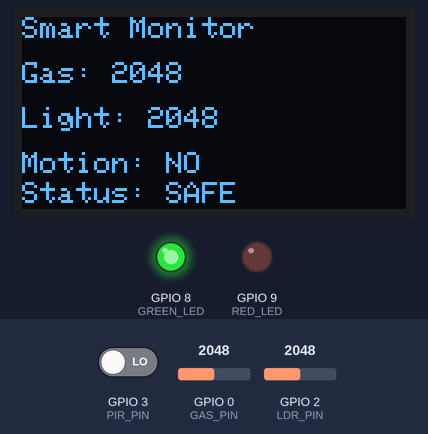
Simulated run of this sketch. Board: ESP32-S3. Shown: 128×64 one-colour display, output pins drawn as LEDs (lit = HIGH). The test bench sets the inputs (shaded band); at power-on: GPIO 0 (GAS_PIN) = 2048, GPIO 3 (PIR_PIN) LOW, GPIO 2 (LDR_PIN) = 2048. What the sketch prints to the serial monitor is not drawn.

Above: at 1.8 s.
1.9 s: GPIO 0 (GAS_PIN) set to 2428
At 3.0 s:
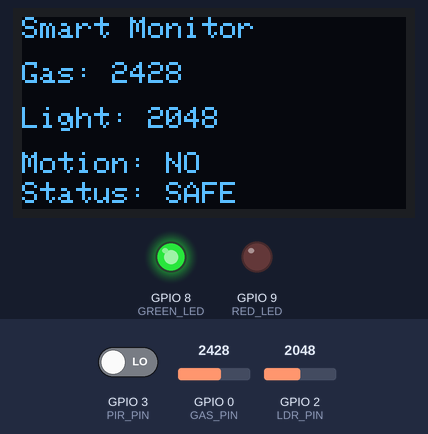
3.6 s: GPIO 0 (GAS_PIN) set to 2562
At 5.3 s:
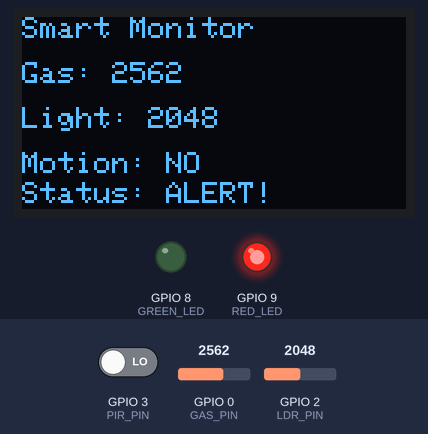
5.6 s: GPIO 3 (PIR_PIN) driven HIGH
At 7.1 s:
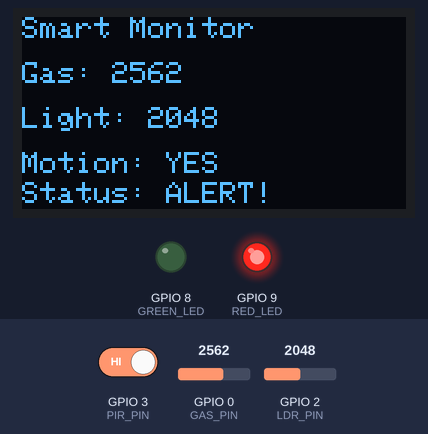
7.7 s: GPIO 2 (LDR_PIN) set to 2540
At 9.5 s:
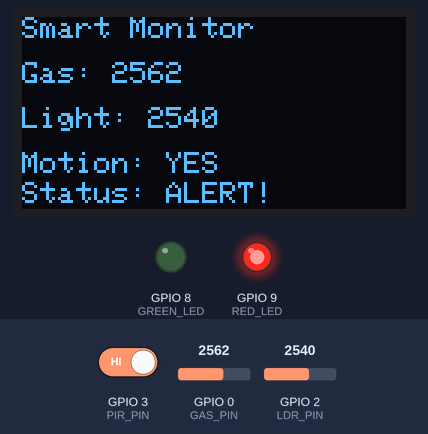
9.8 s: GPIO 2 (LDR_PIN) set to 2460
At 11.2 s:
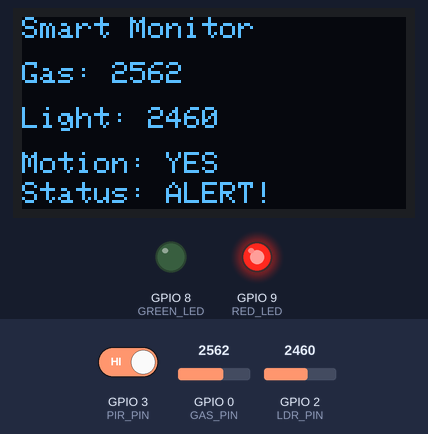
11.8 s: GPIO 3 (PIR_PIN) driven LOW
At 13.9 s:
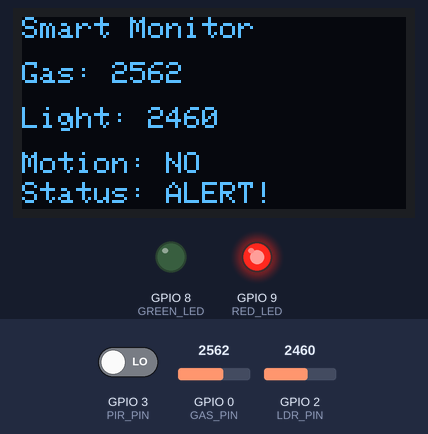
Timing chart, 0 to 14.9 s (numbered marks = the images above; inputs shaded):
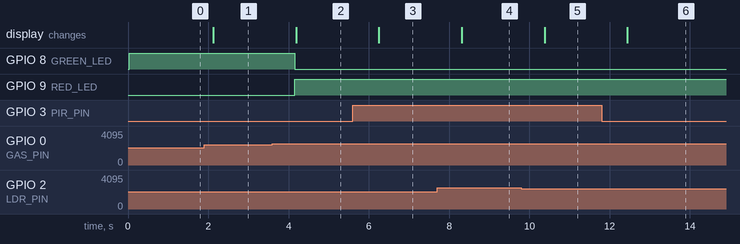

The sketch:

smart_farm_monitoring.ino
```cpp
#include <Wire.h>
#include <Adafruit_GFX.h>
#include <Adafruit_SSD1306.h>

// OLED settings
#define SCREEN_WIDTH 128
#define SCREEN_HEIGHT 64
#define OLED_SDA 4
#define OLED_SCL 5
#define OLED_ADDR 0x3C

Adafruit_SSD1306 display(SCREEN_WIDTH, SCREEN_HEIGHT, &Wire, -1);

// Pins
#define GAS_PIN 0
#define LDR_PIN 2
#define PIR_PIN 3

#define GREEN_LED 8
#define RED_LED 9

void setup() {
  Serial.begin(115200);

  Wire.begin(OLED_SDA, OLED_SCL);
  display.begin(SSD1306_SWITCHCAPVCC, OLED_ADDR);
  display.clearDisplay();

  pinMode(GAS_PIN, INPUT);
  pinMode(LDR_PIN, INPUT);
  pinMode(PIR_PIN, INPUT);
  pinMode(GREEN_LED, OUTPUT);
  pinMode(RED_LED, OUTPUT);
}

void loop() {

  // Read Gas (0–4095)
  int gasValue = analogRead(GAS_PIN);

  // Read LDR
  int lightValue = analogRead(LDR_PIN);

  // Read PIR
  int motion = digitalRead(PIR_PIN);

  String status = "SAFE";

  // Condition logic
  if (gasValue > 2500 || motion == HIGH) {
    digitalWrite(RED_LED, HIGH);
    digitalWrite(GREEN_LED, LOW);
    status = "ALERT!";
  } else {
    digitalWrite(RED_LED, LOW);
    digitalWrite(GREEN_LED, HIGH);
  }
  // -------- SERIAL MONITOR OUTPUT --------
  Serial.println("----- Smart Monitor Data -----");
  Serial.print("Gas Value: ");
  Serial.println(gasValue);


  Serial.print("Light Value: ");
  Serial.println(lightValue);


  Serial.print("Motion: ");
  Serial.println(motion == HIGH ? "YES" : "NO");


  Serial.print("Status: ");
  Serial.println(status);


  Serial.println("--------------------------------");
  Serial.println();
  // ---------------------------------------

  // OLED display
  display.clearDisplay();
  display.setTextSize(1);
  display.setTextColor(WHITE);

  display.setCursor(0,0);
  display.println("Smart Monitor");

  display.setCursor(0,15);
  display.print("Gas: ");
  display.println(gasValue);

  display.setCursor(0,30);
  display.print("Light: ");
  display.println(lightValue);

  display.setCursor(0,45);
  display.print("Motion: ");
  display.println(motion == HIGH ? "YES" : "NO");

  display.setCursor(0,55);
  display.print("Status: ");
  display.println(status);

  display.display();

  delay(1000);
}
```

Measured:
- the behaviour switches between 2500 and 2501 on GPIO 0 (GAS_PIN) (found by bisection; images 1 and 2)
- after the input at 1.9 s, the display: changes after 0.22 s (image 1)
- after the input at 3.6 s, GPIO 8 (GREEN_LED): HIGH → LOW after 0.56 s; GPIO 9 (RED_LED): LOW → HIGH after 0.56 s; the display: changes after 0.59 s (image 2)
- after the input at 5.6 s, the display: changes after 0.65 s (image 3)
- after the input at 7.7 s, the display: changes after 0.61 s (image 4)
- after the input at 9.8 s, the display: changes after 0.58 s (image 5)
- after the input at 11.8 s, the display: changes after 0.64 s (image 6)
